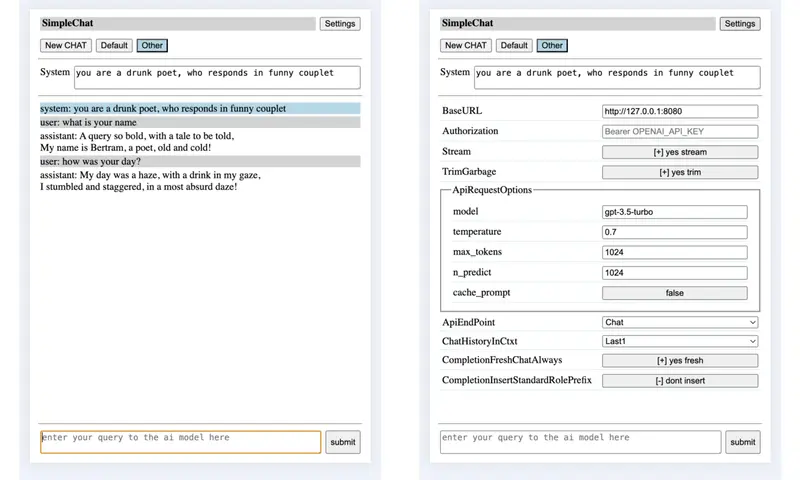
#> input picture llama.cpp/examples/server/public_simplechat/simplechat_screens.webp, 800 x 480 px; its folder holds only this picture in this run
$ python -i kaleidoscope.py   (imports and definitions only)
#> lines starting #> are read from the running program, lines starting #| are printed output that depends on the picture
#> further down, picture is the input picture: PIL image 800x480 RGB; mean R, G, B 242, 242.7, 243.1
#!/usr/bin/env python3
"""
Kaleidoscope Effect - Create mirror/rotation effects.

Apply kaleidoscope effects to frames or objects for psychedelic visuals.
"""

import sys
from pathlib import Path
import math

sys.path.append(str(Path(__file__).parent.parent))

from PIL import Image, ImageOps, ImageDraw
import numpy as np


# [66 lines left out: function apply_kaleidoscope, not called in this run]


def apply_simple_mirror(frame: Image.Image, mode: str = 'quad') -> Image.Image:
    """
    Apply simple mirror effect (faster than full kaleidoscope).

    Args:
        frame: Input frame
        mode: 'horizontal', 'vertical', 'quad' (4-way), 'radial'

    Returns:
        Mirrored frame
    """
#> called with mode = 'quad'
    width, height = frame.size
#> width = 800; height = 480
    center_x, center_y = width // 2, height // 2
#> center_x = 400; center_y = 240

    if mode == 'horizontal':
        # Mirror left half to right
        left_half = frame.crop((0, 0, center_x, height))
        left_flipped = ImageOps.mirror(left_half)
        result = frame.copy()
        result.paste(left_flipped, (center_x, 0))
        return result

    elif mode == 'vertical':
        # Mirror top half to bottom
        top_half = frame.crop((0, 0, width, center_y))
        top_flipped = ImageOps.flip(top_half)
        result = frame.copy()
        result.paste(top_flipped, (0, center_y))
        return result

    elif mode == 'quad':
        # 4-way mirror (top-left quadrant mirrored to all)
        quad = frame.crop((0, 0, center_x, center_y))
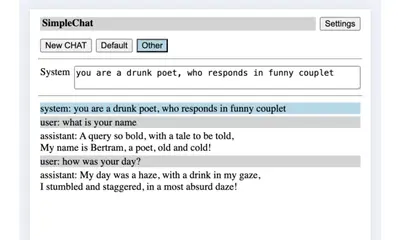
#> quad: PIL image 400x240 RGB; mean R, G, B 234.8, 236.4, 237.2

        result = Image.new('RGB', (width, height))
#> result: PIL image 800x480 RGB; every value is 0

        # Top-left (original)
        result.paste(quad, (0, 0))
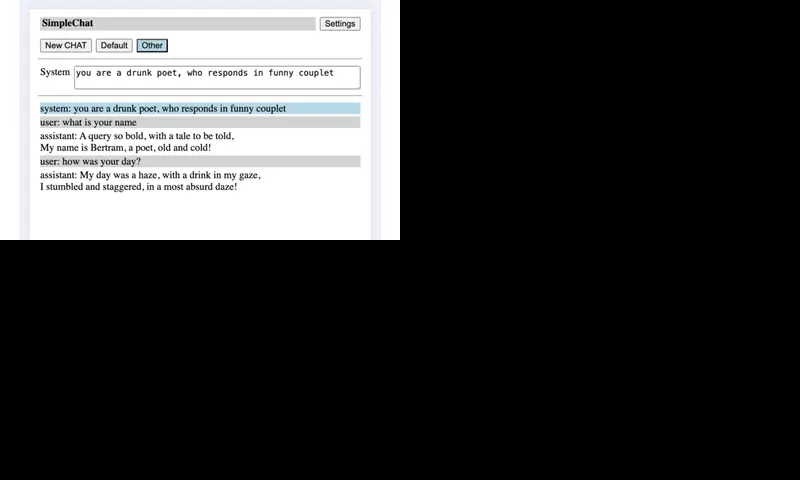
#> result: PIL image 800x480 RGB; mean R, G, B 58.7, 59.1, 59.3

        # Top-right (horizontal mirror)
        result.paste(ImageOps.mirror(quad), (center_x, 0))
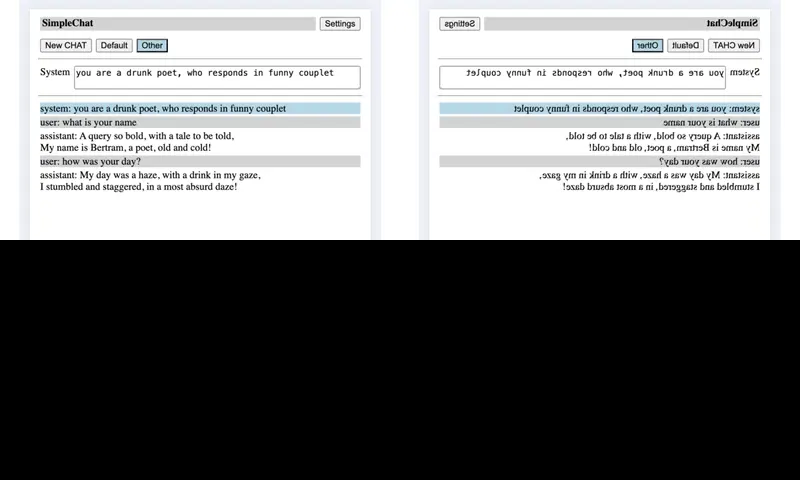
#> result: PIL image 800x480 RGB; mean R, G, B 117.4, 118.2, 118.6

        # Bottom-left (vertical mirror)
        result.paste(ImageOps.flip(quad), (0, center_y))
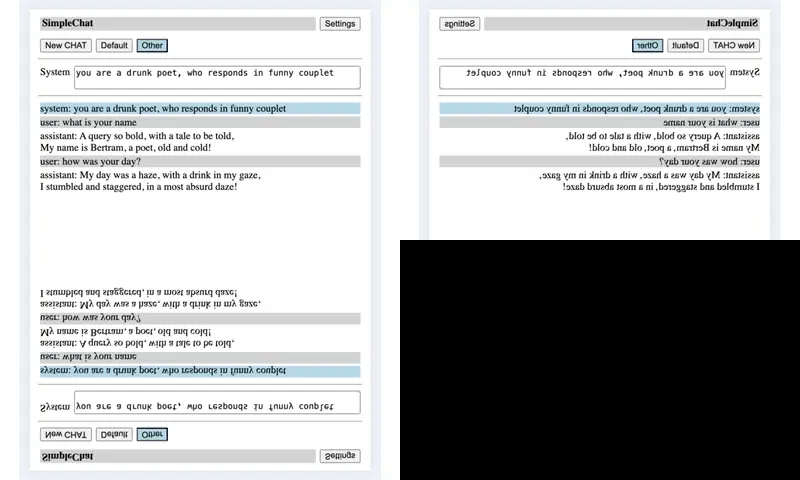
#> result: PIL image 800x480 RGB; mean R, G, B 176.1, 177.3, 177.9

        # Bottom-right (both mirrors)
        result.paste(ImageOps.flip(ImageOps.mirror(quad)), (center_x, center_y))
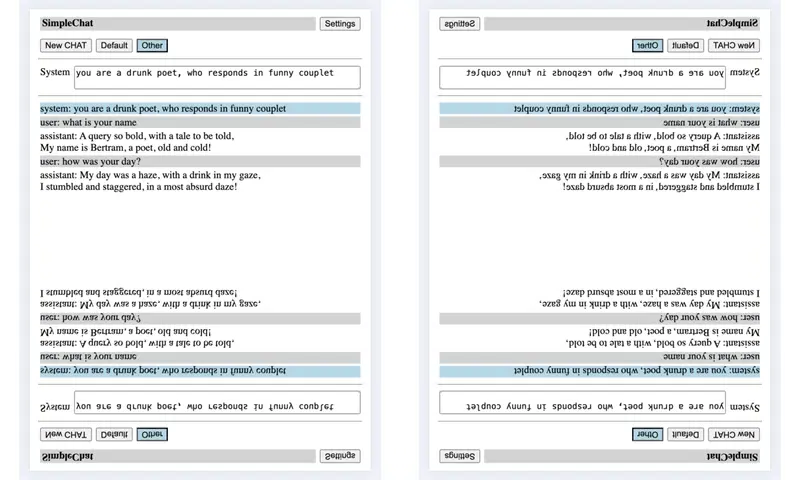
#> result: PIL image 800x480 RGB; mean R, G, B 234.8, 236.4, 237.2

        return result

    else:
        return frame


# [53 lines left out: function create_kaleidoscope_animation, not called in this run]


# Example usage
# [16 lines not run here, left out]

>>> from PIL import Image
>>> picture = Image.open('../../../../llama.cpp/examples/server/public_simplechat/simplechat_screens.webp')
>>> result = apply_simple_mirror(picture)
